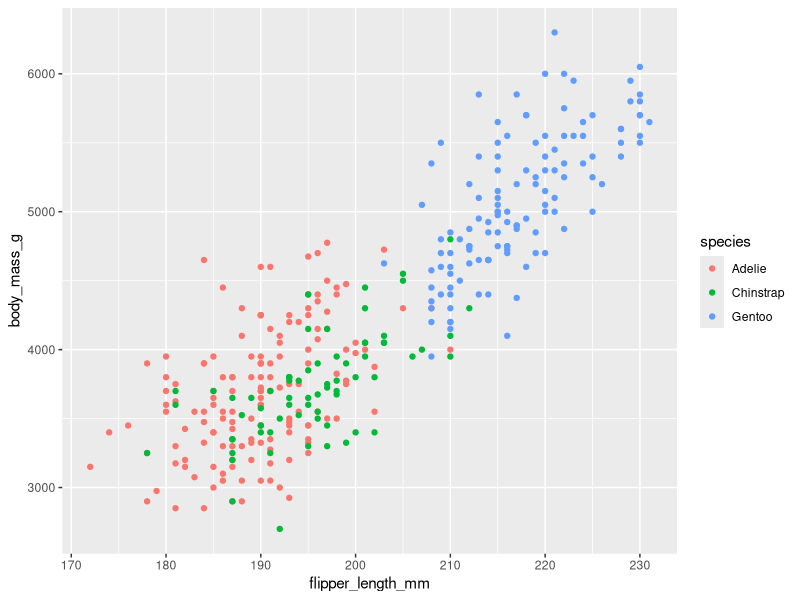
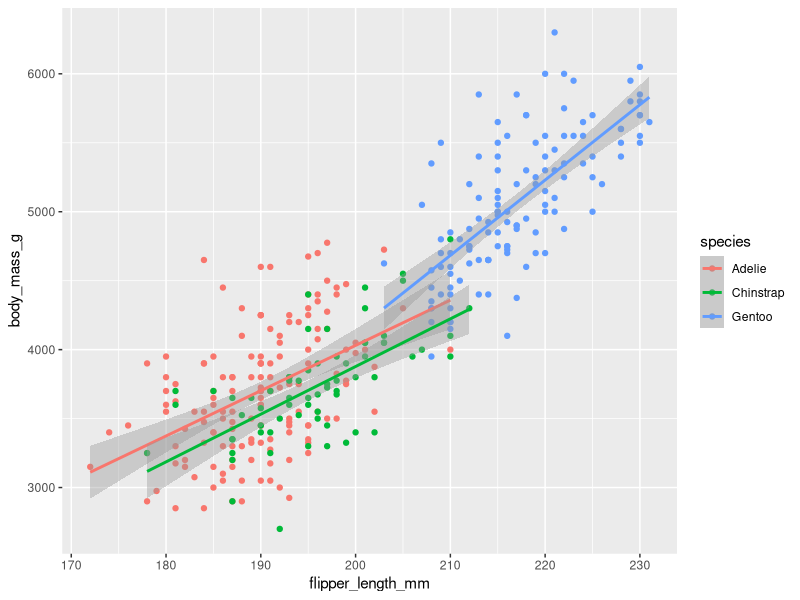
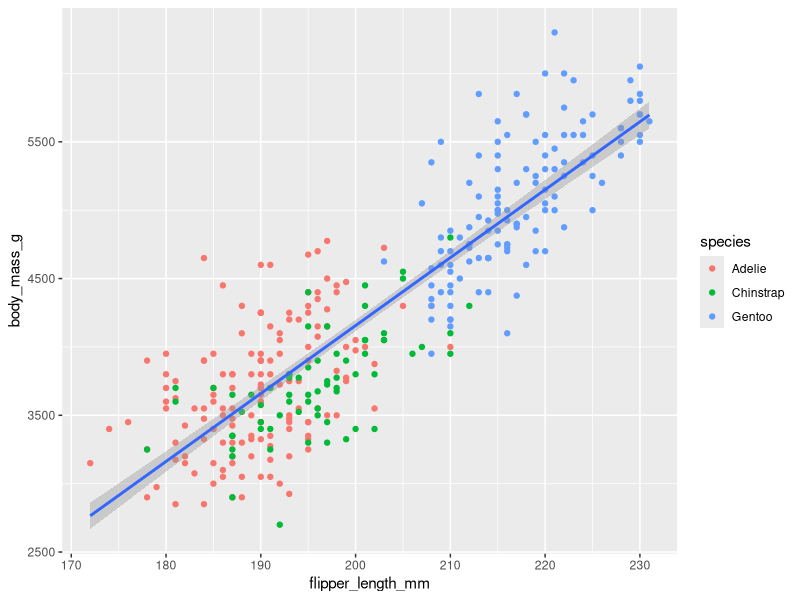
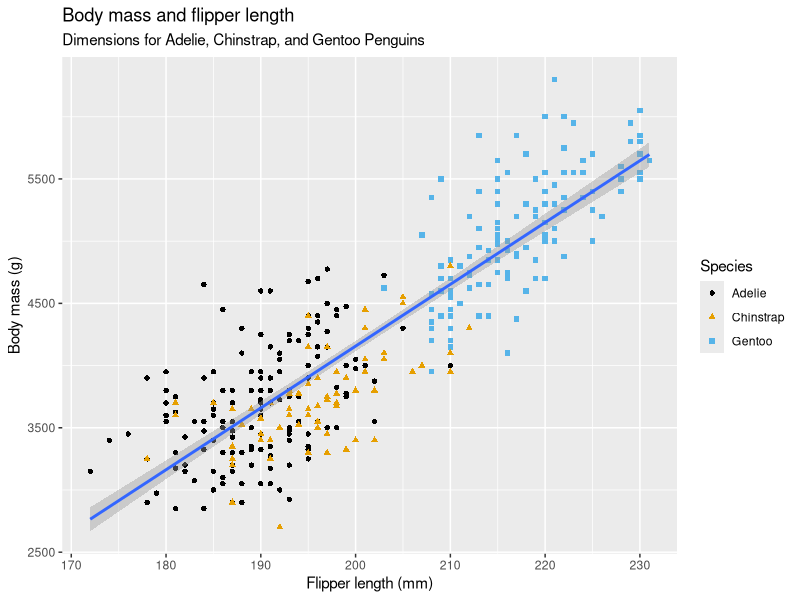

R code for these plots, in order:
## ---- chunk 1
knitr::opts_chunk$set(echo = TRUE, warning = FALSE, message = FALSE)
## ---- chunk 2
library(tidyverse)
library(palmerpenguins)
library(ggthemes)
## ---- chunk 3
penguins
## ---- chunk 4
ggplot(
    data = penguins,
    mapping = aes(x = flipper_length_mm, y = body_mass_g, color = species)
    
    )+
  geom_point()
## ---- chunk 5
ggplot(
    data = penguins,
    mapping = aes(x = flipper_length_mm, y = body_mass_g, color = species)
    
    )+
  geom_point() + 
  geom_smooth(method = "lm")
## ---- chunk 6
ggplot(
    data = penguins,
    mapping = aes(x = flipper_length_mm, y = body_mass_g)
    ) +
  geom_point(mapping = aes(color = species)) + 
  geom_smooth(method = "lm")
## ---- chunk 7
ggplot(
  data = penguins,
  mapping = aes(x = flipper_length_mm, y = body_mass_g)
) +
  geom_point(aes(color = species, shape = species)) +
  geom_smooth(method = "lm") +
  labs(
    title = "Body mass and flipper length",
    subtitle = "Dimensions for Adelie, Chinstrap, and Gentoo Penguins",
    x = "Flipper length (mm)", y = "Body mass (g)",
    color = "Species", shape = "Species"
  ) +
  scale_color_colorblind()
